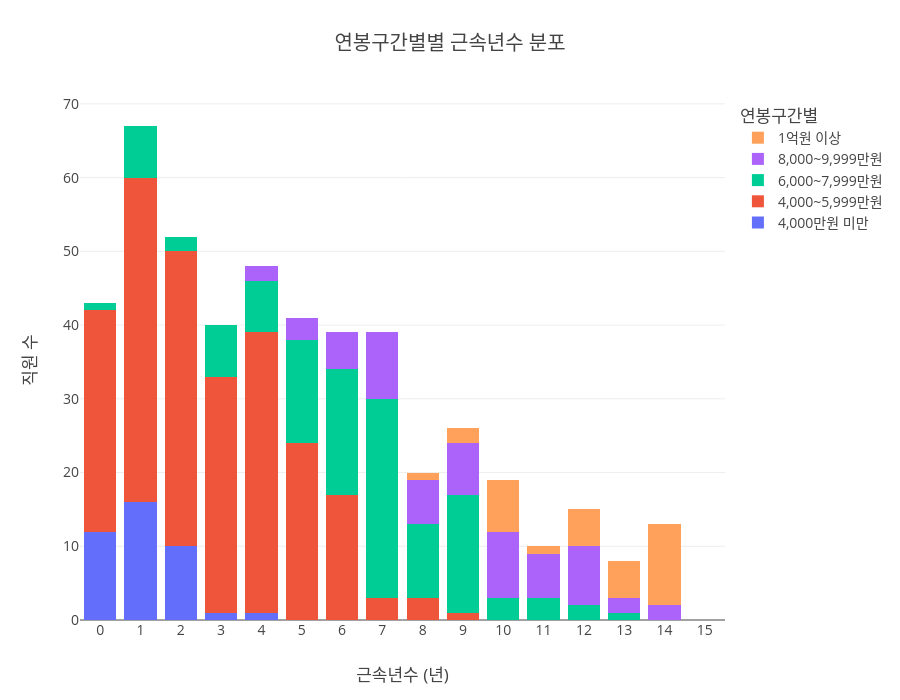

Source (notebook cell):
### Code cell
# 2. 필요한 모듈 임포트
import pandas as pd
import plotly.io as pio
from IPython.display import display
import plotly.graph_objects as go

from src.services.data_preparer import prepare_proposal_04_data
from src.services.proposal_views.proposal_04_view import create_figure_and_df

# --- 테스트 실행 ---

# 1. app.py의 역할 (1): 데이터 준비 함수를 호출하여 필요한 데이터를 미리 로드합니다.
print("Step 1: `data_preparer`를 통해 분석용 데이터와 순서 정보를 준비합니다...")
data_bundle = prepare_proposal_04_data() # 글로벌 필터는 모두 기본값('전체')으로 호출
analysis_df = data_bundle.get("analysis_df", pd.DataFrame())
order_map = data_bundle.get("order_map", {})
print(" -> 데이터 준비 완료!")


# 2. app.py의 역할 (2): 사용자가 Streamlit 위젯을 통해 필터를 선택했다고 가정합니다.
# 이 값들을 바꾸면서 여러 경우를 테스트해볼 수 있습니다.

# 2-1. app.py에 있을 차원 설정(Dimension Config) 정의
DIMENSION_CONFIG = {
    '부서별': {'type': 'hierarchical', 'top': 'DIVISION_NAME', 'sub': 'OFFICE_NAME'},
    '직무별': {'type': 'hierarchical', 'top': 'JOB_L1_NAME', 'sub': 'JOB_L2_NAME'},
    '직위직급별': {'type': 'flat', 'col': 'POSITION_NAME'},
    '성별': {'type': 'flat', 'col': 'GENDER'},
    '연령별': {'type': 'flat', 'col': 'AGE_BIN'},
    '경력연차별': {'type': 'flat', 'col': 'CAREER_BIN'},
    '연봉구간별': {'type': 'flat', 'col': 'SALARY_BIN'},
    '지역별': {'type': 'flat', 'col': 'REGION_CATEGORY'},
    '계약별': {'type': 'flat', 'col': 'CONT_CATEGORY'}
}

# 2-2. 사용자 선택 시뮬레이션
# ----- 테스트하고 싶은 값으로 변경 -----
selected_dimension_ui = '연봉구간별' # 예: '부서별', '직무별', '성별', '직위직급별'
drilldown_selection = '전체'   # '부서별' 선택 시 'Development Division' 등으로 변경 가능
# -----------------------------------

print(f"Step 2: 사용자가 '{selected_dimension_ui}' 차원을, '{drilldown_selection}' 그룹으로 보기를 선택했습니다.")


# 3. app.py의 역할 (3): view 함수에 준비된 모든 데이터와 필터 값을 전달하여 결과물 생성
print("Step 3: `view` 모듈을 호출하여 그래프와 요약 테이블을 생성합니다...")
if not analysis_df.empty:
    # `app.py`에서는 data_bundle을 전역적으로 관리하거나 필요시 다시 로드할 수 있습니다.
    # 여기서는 view 함수가 data_bundle을 직접 받지 않으므로, 이 부분을 view 함수 호출 인자에 포함하지 않습니다.
    fig, aggregate_df = create_figure_and_df(
        analysis_df=analysis_df, 
        dimension_ui_name=selected_dimension_ui, 
        drilldown_selection=drilldown_selection,
        dimension_config=DIMENSION_CONFIG,
        order_map=order_map
    )
    print(" -> 생성 완료!")
else:
    print(" -> 분석할 데이터가 없어 빈 결과물을 생성합니다.")
    fig, aggregate_df = go.Figure(), pd.DataFrame()


# --- 결과 확인 ---

# 4. ipynb에서 생성된 그래프를 확인합니다.
print("\n--- [결과 1] 생성된 Plotly 그래프 ---")
# pio.renderers.default = 'vscode' 
fig.show()

# 5. ipynb에서 생성된 요약 테이블(aggregate_df)을 확인합니다.
print(f"\n--- [결과 2] '{selected_dimension_ui}' 기준 생성된 요약 테이블 ---")
display(aggregate_df)

### Figure 1 — Plotly figure (JSON) as saved in the notebook; plotly's stock layout.template omitted (floating-point values rounded to 4 significant figures)
{"data": [{"marker": {"color": "#636EFA"}, "name": "4,000만원 미만", "type": "bar", "x": [0, 1, 2, 3, 4, 5, 6, 7, 8, 9, 10, 11, 12, 13, 14], "y": [12, 16, 10, 1, 1, 0, 0, 0, 0, 0, 0, 0, 0, 0, 0]}, {"marker": {"color": "#EF553B"}, "name": "4,000~5,999만원", "type": "bar", "x": [0, 1, 2, 3, 4, 5, 6, 7, 8, 9, 10, 11, 12, 13, 14], "y": [30, 44, 40, 32, 38, 24, 17, 3, 3, 1, 0, 0, 0, 0, 0]}, {"marker": {"color": "#00CC96"}, "name": "6,000~7,999만원", "type": "bar", "x": [0, 1, 2, 3, 4, 5, 6, 7, 8, 9, 10, 11, 12, 13, 14], "y": [1, 7, 2, 7, 7, 14, 17, 27, 10, 16, 3, 3, 2, 1, 0]}, {"marker": {"color": "#AB63FA"}, "name": "8,000~9,999만원", "type": "bar", "x": [0, 1, 2, 3, 4, 5, 6, 7, 8, 9, 10, 11, 12, 13, 14], "y": [0, 0, 0, 0, 2, 3, 5, 9, 6, 7, 9, 6, 8, 2, 2]}, {"marker": {"color": "#FFA15A"}, "name": "1억원 이상", "type": "bar", "x": [0, 1, 2, 3, 4, 5, 6, 7, 8, 9, 10, 11, 12, 13, 14], "y": [0, 0, 0, 0, 0, 0, 0, 0, 1, 2, 7, 1, 5, 5, 11]}], "layout": {"bargap": 0.2, "barmode": "stack", "font": {"size": 14}, "height": 700, "legend": {"title": {"text": "연봉구간별"}}, "title": {"text": "연봉구간별별 근속년수 분포"}, "xaxis": {"dtick": 1, "range": [-0.5, 15.5], "title": {"text": "근속년수 (년)"}}, "yaxis": {"title": {"text": "직원 수"}}}}
